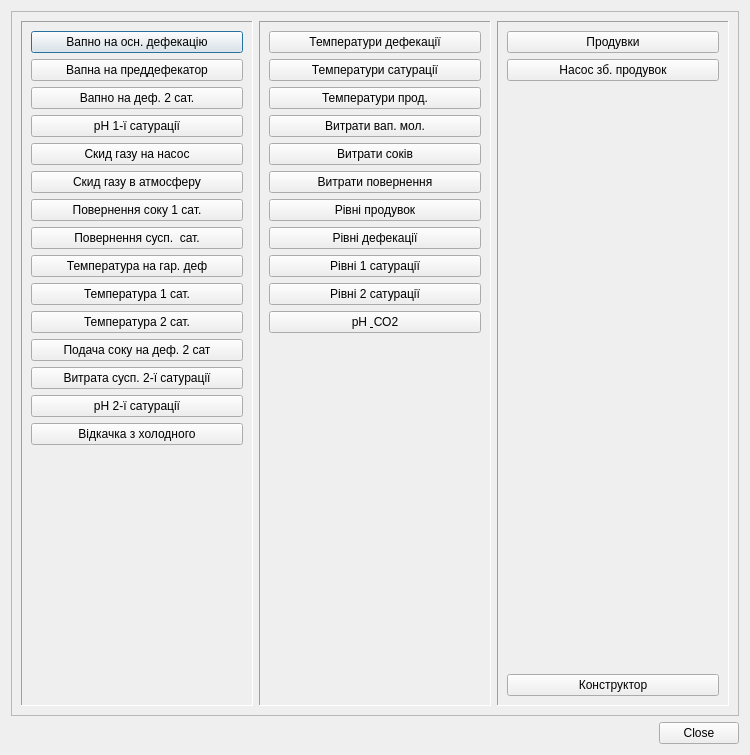
<?xml version="1.0" encoding="UTF-8"?>
<ui version="4.0">
 <class>History</class>
 <widget class="QDialog" name="History">
  <property name="geometry">
   <rect>
    <x>0</x>
    <y>0</y>
    <width>750</width>
    <height>755</height>
   </rect>
  </property>
  <property name="windowTitle">
   <string>Вибір графіків</string>
  </property>
  <layout class="QGridLayout" name="gridLayout">
   <item row="0" column="0" colspan="2">
    <widget class="QFrame" name="frame">
     <property name="frameShape">
      <enum>QFrame::StyledPanel</enum>
     </property>
     <property name="frameShadow">
      <enum>QFrame::Raised</enum>
     </property>
     <layout class="QHBoxLayout" name="horizontalLayout">
      <item>
       <widget class="QFrame" name="frame_Reg">
        <property name="frameShape">
         <enum>QFrame::Panel</enum>
        </property>
        <property name="frameShadow">
         <enum>QFrame::Sunken</enum>
        </property>
        <layout class="QVBoxLayout" name="verticalLayout">
         <item>
          <widget class="QPushButton" name="reg_1">
           <property name="text">
            <string>Вапно на осн. дефекацію</string>
           </property>
          </widget>
         </item>
         <item>
          <widget class="QPushButton" name="reg_2">
           <property name="text">
            <string>Вапна на преддефекатор</string>
           </property>
          </widget>
         </item>
         <item>
          <widget class="QPushButton" name="reg_3">
           <property name="text">
            <string>Вапно на деф. 2 сат.</string>
           </property>
          </widget>
         </item>
         <item>
          <widget class="QPushButton" name="reg_4">
           <property name="text">
            <string>рН 1-ї сатурації</string>
           </property>
          </widget>
         </item>
         <item>
          <widget class="QPushButton" name="reg_5">
           <property name="text">
            <string>Скид газу на насос</string>
           </property>
          </widget>
         </item>
         <item>
          <widget class="QPushButton" name="reg_6">
           <property name="text">
            <string>Скид газу в атмосферу</string>
           </property>
          </widget>
         </item>
         <item>
          <widget class="QPushButton" name="reg_7">
           <property name="text">
            <string>Повернення соку 1 сат.</string>
           </property>
          </widget>
         </item>
         <item>
          <widget class="QPushButton" name="reg_8">
           <property name="text">
            <string>Повернення сусп.  сат.</string>
           </property>
          </widget>
         </item>
         <item>
          <widget class="QPushButton" name="reg_9">
           <property name="text">
            <string>Температура на гар. деф</string>
           </property>
          </widget>
         </item>
         <item>
          <widget class="QPushButton" name="reg_10">
           <property name="text">
            <string>Температура 1 сат.</string>
           </property>
          </widget>
         </item>
         <item>
          <widget class="QPushButton" name="reg_11">
           <property name="text">
            <string>Температура 2 сат.</string>
           </property>
          </widget>
         </item>
         <item>
          <widget class="QPushButton" name="reg_12">
           <property name="text">
            <string>Подача соку на деф. 2 сат</string>
           </property>
          </widget>
         </item>
         <item>
          <widget class="QPushButton" name="reg_13">
           <property name="text">
            <string>Витрата сусп. 2-ї сатурації</string>
           </property>
          </widget>
         </item>
         <item>
          <widget class="QPushButton" name="reg_14">
           <property name="text">
            <string>рН 2-ї сатурації</string>
           </property>
          </widget>
         </item>
         <item>
          <widget class="QPushButton" name="reg_15">
           <property name="text">
            <string>Відкачка з холодного</string>
           </property>
          </widget>
         </item>
         <item>
          <spacer name="verticalSpacer">
           <property name="orientation">
            <enum>Qt::Vertical</enum>
           </property>
           <property name="sizeHint" stdset="0">
            <size>
             <width>20</width>
             <height>71</height>
            </size>
           </property>
          </spacer>
         </item>
        </layout>
       </widget>
      </item>
      <item>
       <widget class="QFrame" name="frame_Val">
        <property name="frameShape">
         <enum>QFrame::Panel</enum>
        </property>
        <property name="frameShadow">
         <enum>QFrame::Sunken</enum>
        </property>
        <layout class="QVBoxLayout" name="verticalLayout_2">
         <item>
          <widget class="QPushButton" name="term1">
           <property name="text">
            <string>Температури дефекації</string>
           </property>
          </widget>
         </item>
         <item>
          <widget class="QPushButton" name="term2">
           <property name="text">
            <string>Температури сатурації</string>
           </property>
          </widget>
         </item>
         <item>
          <widget class="QPushButton" name="termpr">
           <property name="text">
            <string>Температури прод.</string>
           </property>
          </widget>
         </item>
         <item>
          <widget class="QPushButton" name="flowvm">
           <property name="text">
            <string>Витрати вап. мол.</string>
           </property>
          </widget>
         </item>
         <item>
          <widget class="QPushButton" name="flowj">
           <property name="text">
            <string>Витрати соків</string>
           </property>
          </widget>
         </item>
         <item>
          <widget class="QPushButton" name="flowr">
           <property name="text">
            <string>Витрати повернення</string>
           </property>
          </widget>
         </item>
         <item>
          <widget class="QPushButton" name="levelpr">
           <property name="text">
            <string>Рівні продувок</string>
           </property>
          </widget>
         </item>
         <item>
          <widget class="QPushButton" name="leveldef">
           <property name="text">
            <string>Рівні дефекації</string>
           </property>
          </widget>
         </item>
         <item>
          <widget class="QPushButton" name="level1sat">
           <property name="text">
            <string>Рівні 1 сатурації</string>
           </property>
          </widget>
         </item>
         <item>
          <widget class="QPushButton" name="level2sat">
           <property name="text">
            <string>Рівні 2 сатурації</string>
           </property>
          </widget>
         </item>
         <item>
          <widget class="QPushButton" name="phco2">
           <property name="text">
            <string>рН &amp; СО2</string>
           </property>
          </widget>
         </item>
         <item>
          <spacer name="verticalSpacer_2">
           <property name="orientation">
            <enum>Qt::Vertical</enum>
           </property>
           <property name="sizeHint" stdset="0">
            <size>
             <width>20</width>
             <height>145</height>
            </size>
           </property>
          </spacer>
         </item>
        </layout>
       </widget>
      </item>
      <item>
       <widget class="QFrame" name="frame_Other">
        <property name="frameShape">
         <enum>QFrame::Panel</enum>
        </property>
        <property name="frameShadow">
         <enum>QFrame::Sunken</enum>
        </property>
        <layout class="QVBoxLayout" name="verticalLayout_3">
         <item>
          <widget class="QPushButton" name="bleding">
           <property name="text">
            <string>Продувки</string>
           </property>
          </widget>
         </item>
         <item>
          <widget class="QPushButton" name="pump">
           <property name="text">
            <string>Насос зб. продувок</string>
           </property>
          </widget>
         </item>
         <item>
          <spacer name="verticalSpacer_3">
           <property name="orientation">
            <enum>Qt::Vertical</enum>
           </property>
           <property name="sizeHint" stdset="0">
            <size>
             <width>20</width>
             <height>145</height>
            </size>
           </property>
          </spacer>
         </item>
         <item>
          <widget class="QPushButton" name="RunConstruct">
           <property name="text">
            <string>Конструктор</string>
           </property>
          </widget>
         </item>
        </layout>
       </widget>
      </item>
     </layout>
    </widget>
   </item>
   <item row="1" column="0">
    <spacer name="horizontalSpacer">
     <property name="orientation">
      <enum>Qt::Horizontal</enum>
     </property>
     <property name="sizeHint" stdset="0">
      <size>
       <width>294</width>
       <height>20</height>
      </size>
     </property>
    </spacer>
   </item>
   <item row="1" column="1">
    <widget class="QPushButton" name="Exit">
     <property name="text">
      <string>Close</string>
     </property>
    </widget>
   </item>
  </layout>
 </widget>
 <resources/>
 <connections>
  <connection>
   <sender>Exit</sender>
   <signal>clicked()</signal>
   <receiver>History</receiver>
   <slot>reject()</slot>
   <hints>
    <hint type="sourcelabel">
     <x>353</x>
     <y>276</y>
    </hint>
    <hint type="destinationlabel">
     <x>199</x>
     <y>149</y>
    </hint>
   </hints>
  </connection>
 </connections>
</ui>
